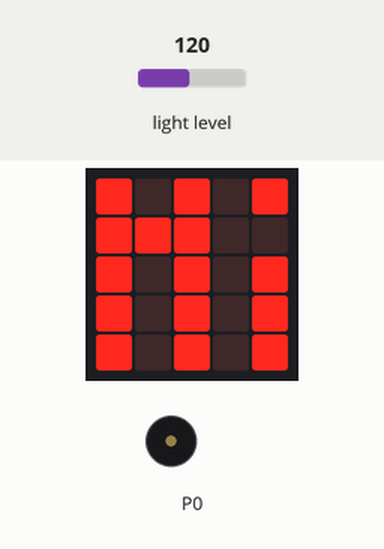
The program below on a simulated BBC micro:bit (MakeCode). On the bench: the board's 5×5 LED display, buzzer (waves = sounding). The inputs (shaded band) are chosen by the test bench; at power-on: light level 120.

Above: at 1.2 s.
1.3 s: light level set to 84
4.3 s: light level set to 78
At 4.58 s:
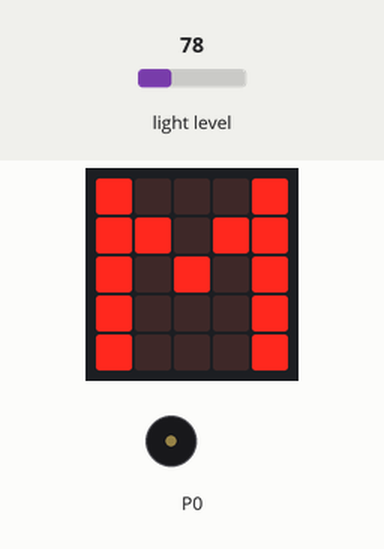
6.7 s: light level set to 191
At 7.02 s:
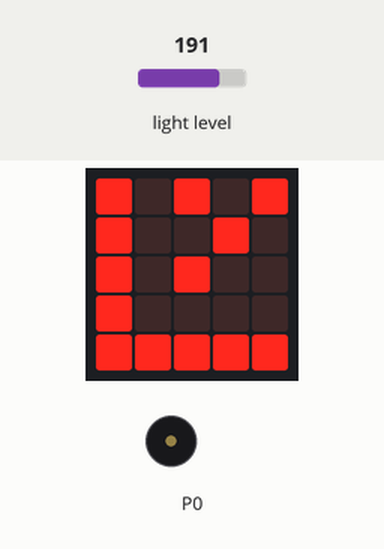
9.2 s: light level set to 140
10.7 s: light level set to 133
At 10.91 s:
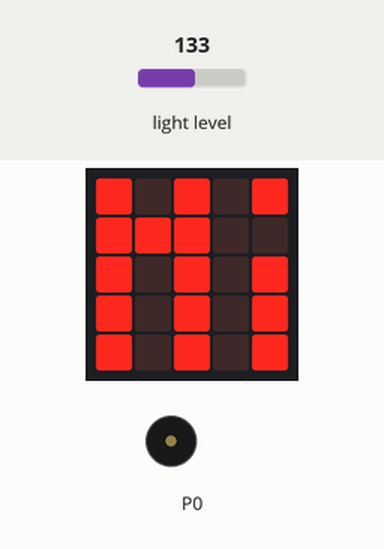
13.5 s: light level set to 5
At 13.84 s:
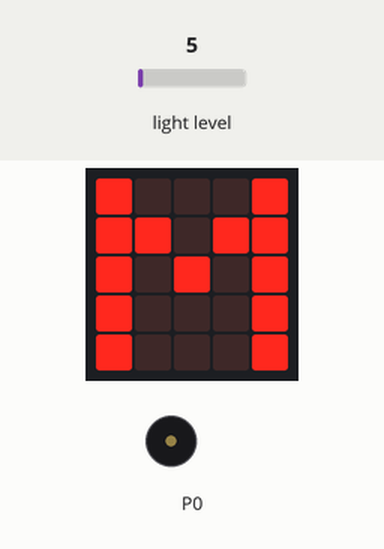
Timing chart, 0 to 17.1 s (numbered marks = the images above; inputs shaded):
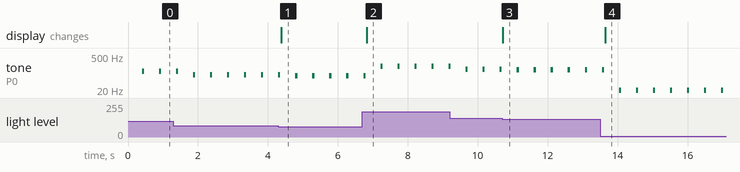

The program:

main.ts
```typescript
let sensorverdi_raw = 0
/**
 * I ioopgaven spørres det om effekten å gange med andre tall enn to.
 *
 * Vel 2 er dobling av verdi for hver måling og dermed dobling av tall som vises som frekvens. IOm en ganger med 10 så blir verdien ti-doblet. Da vil mørkt lys bli representert med en rimelig lys tone, mens fult lys blir en "svært" høy frekvens. Det er ikke kjekt å lage frekvensen 2550 Hz, men prøv gjerne.
 */
basic.forever(function () {
    sensorverdi_raw = input.lightLevel() * 1
    // Erstatter vising av tall.
    // Verdier lys er fra 0 - 255 der lysest er 255. DEtte kan visees som 0% - 100%. Denne testen viser verdier mellom 80 og 135 som ok-lys eller Mi (Mi er Middel)
    //
    // Alt under8 er M som betyr Mørkdt
    // OG alt over er Ly som betyr lyst.
    // En tone vil speile lysstryken med en frekvens.
    if (sensorverdi_raw > 135) {
        basic.showLeds(`
            # . # . #
            # . . # .
            # . # . .
            # . . . .
            # # # # #
            `)
    } else if (sensorverdi_raw > 80) {
        basic.showLeds(`
            # . # . #
            # # # . .
            # . # . #
            # . # . #
            # . # . #
            `)
    } else {
        basic.showLeds(`
            # . . . #
            # # . # #
            # . # . #
            # . . . #
            # . . . #
            `)
    }
    music.playTone(sensorverdi_raw, music.beat(BeatFraction.Eighth))
})
```

test.ts
```typescript
// testene settes inn her; disse vil ikke kompilert så lenge denne pakken blir brukt som en utvidelse.
```

Measured:
- the behaviour switches between 81 and 80 on light level (found by bisection; images 0 and 1)
- the behaviour switches between 136 and 135 on light level (found by bisection; images 2 and 3)
- after the input at 4.3 s, the display: changes after 0.09 s (image 1)
- after the input at 6.7 s, the display: changes after 0.12 s (image 2)
- after the input at 10.7 s, the display: changes at once (image 3)
- after the input at 13.5 s, the display: changes after 0.14 s (image 4)
- by itself, tone on P0: repeats every 0.49 s: silent 0.43 s, 5 Hz 0.06 s
